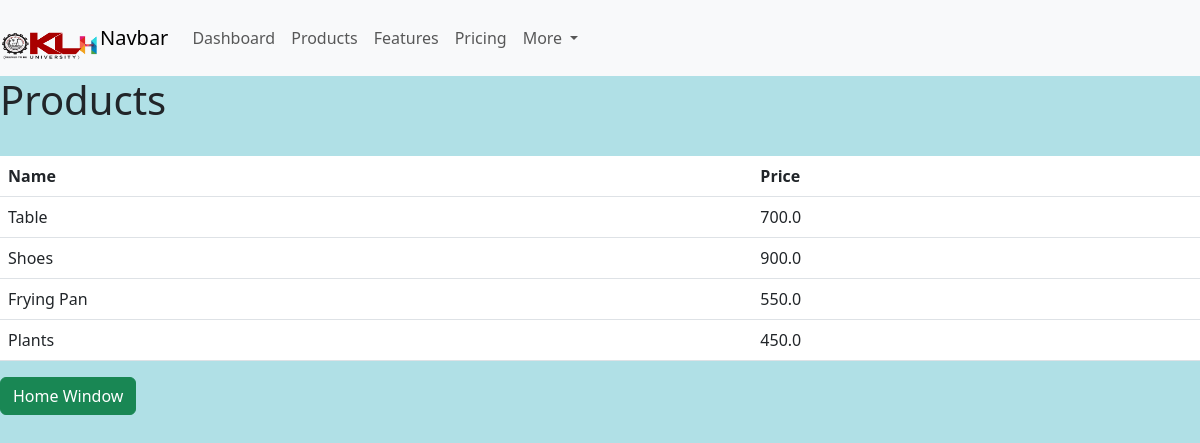
Screenshot of /products/ (signed in) with the database file from the repository.
### calc/models.py (models this page shows, shortened)
class Product(models.Model):
    CATEGORY=(
    ('Indoor','Indoor'),
    ('Outdoor','Outdoor')
    )
    name=models.CharField(max_length=300,null=True)
    price=models.FloatField(max_length=300,null=True)
    category=models.CharField(max_length=300,choices=CATEGORY)
    tags=models.ManyToManyField(Tag)

### calc/views.py (the view)
# urls.py: path('products/',views.products, name='products'),
@login_required(login_url='login')
@cache_control(no_cache=True, must_revalidate=True, no_store=True)
def products(request):
    products=Product.objects.all()
    return render(request,'products.html',{'products':products})

### templates/products.html (shortened to what this page needs)
<!DOCTYPE html>
<html lang="en">
<head>
</head>
<body>
    {% extends 'base.html' %}
{% block content %}
<h1>Products</h1>
<table class="table">
<tr>
<th>Name</th>
<th>Price</th>
</tr>
{% for product in products %}
<tr>
<td>{{product.name}}</td>
<td>{{product.price}}</td>
</tr>
{% endfor %}
</table>
<a href="{% url 'home' %}"><button type="button" class="btn btn-success">Home Window</button></a>
{% endblock %}

### rows the page displays
Product: name "Table", price "700.0"
Product: name "Shoes", price "900.0"
Product: name "Frying Pan", price "550.0"
Product: name "Plants", price "450.0"
